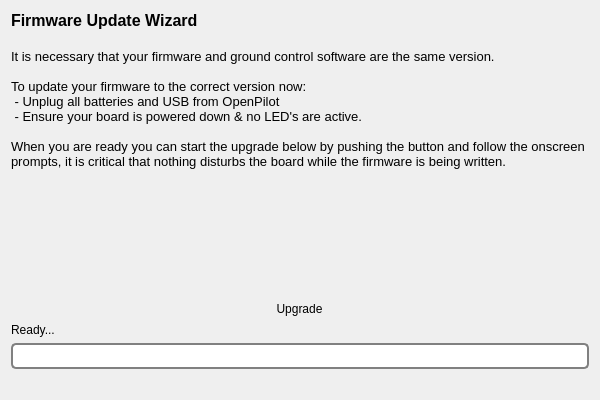
<?xml version="1.0" encoding="UTF-8"?>
<ui version="4.0">
 <class>AutoUpdatePage</class>
 <widget class="QWizardPage" name="AutoUpdatePage">
  <property name="geometry">
   <rect>
    <x>0</x>
    <y>0</y>
    <width>600</width>
    <height>400</height>
   </rect>
  </property>
  <property name="windowTitle">
   <string>WizardPage</string>
  </property>
  <layout class="QVBoxLayout" name="verticalLayout">
   <item>
    <widget class="QLabel" name="label">
     <property name="text">
      <string>&lt;!DOCTYPE HTML PUBLIC &quot;-//W3C//DTD HTML 4.0//EN&quot; &quot;http://www.w3.org/TR/REC-html40/strict.dtd&quot;&gt;
&lt;html&gt;&lt;head&gt;&lt;meta name=&quot;qrichtext&quot; content=&quot;1&quot; /&gt;&lt;style type=&quot;text/css&quot;&gt;
p, li { white-space: pre-wrap; }
&lt;/style&gt;&lt;/head&gt;&lt;body style=&quot; font-family:'Lucida Grande'; font-size:13pt; font-weight:400; font-style:normal;&quot;&gt;
&lt;p style=&quot; margin-top:0px; margin-bottom:0px; margin-left:0px; margin-right:0px; -qt-block-indent:0; text-indent:0px;&quot;&gt;&lt;span style=&quot; font-family:'MS Shell Dlg 2'; font-size:12pt; font-weight:600;&quot;&gt;Firmware Update Wizard&lt;/span&gt;&lt;/p&gt;
&lt;p style=&quot;-qt-paragraph-type:empty; margin-top:0px; margin-bottom:0px; margin-left:0px; margin-right:0px; -qt-block-indent:0; text-indent:0px; font-family:'MS Shell Dlg 2'; font-size:12pt; font-weight:600;&quot;&gt;&lt;br /&gt;&lt;/p&gt;
&lt;p style=&quot; margin-top:0px; margin-bottom:0px; margin-left:0px; margin-right:0px; -qt-block-indent:0; text-indent:0px;&quot;&gt;&lt;span style=&quot; font-family:'MS Shell Dlg 2'; font-size:10pt;&quot;&gt;It is necessary that your firmware and ground control software are the same version.&lt;/span&gt;&lt;/p&gt;
&lt;p style=&quot;-qt-paragraph-type:empty; margin-top:0px; margin-bottom:0px; margin-left:0px; margin-right:0px; -qt-block-indent:0; text-indent:0px; font-family:'MS Shell Dlg 2'; font-size:10pt;&quot;&gt;&lt;br /&gt;&lt;/p&gt;
&lt;p style=&quot; margin-top:0px; margin-bottom:0px; margin-left:0px; margin-right:0px; -qt-block-indent:0; text-indent:0px;&quot;&gt;&lt;span style=&quot; font-family:'MS Shell Dlg 2'; font-size:10pt;&quot;&gt;To update your firmware to the correct version now:&lt;/span&gt;&lt;/p&gt;
&lt;p style=&quot; margin-top:0px; margin-bottom:0px; margin-left:0px; margin-right:0px; -qt-block-indent:0; text-indent:0px;&quot;&gt;&lt;span style=&quot; font-family:'MS Shell Dlg 2'; font-size:10pt;&quot;&gt; - Unplug all batteries and USB from OpenPilot&lt;/span&gt;&lt;/p&gt;
&lt;p style=&quot; margin-top:0px; margin-bottom:0px; margin-left:0px; margin-right:0px; -qt-block-indent:0; text-indent:0px;&quot;&gt;&lt;span style=&quot; font-family:'MS Shell Dlg 2'; font-size:10pt;&quot;&gt; - Ensure your board is powered down &amp;amp; no LED's are active.&lt;/span&gt;&lt;/p&gt;
&lt;p style=&quot;-qt-paragraph-type:empty; margin-top:0px; margin-bottom:0px; margin-left:0px; margin-right:0px; -qt-block-indent:0; text-indent:0px; font-family:'MS Shell Dlg 2'; font-size:10pt;&quot;&gt;&lt;br /&gt;&lt;/p&gt;
&lt;p style=&quot; margin-top:0px; margin-bottom:0px; margin-left:0px; margin-right:0px; -qt-block-indent:0; text-indent:0px;&quot;&gt;&lt;span style=&quot; font-family:'MS Shell Dlg 2'; font-size:10pt;&quot;&gt;When you are ready you can start the upgrade below by pushing the button and follow the onscreen prompts, it is critical that nothing disturbs the board while the firmware is being written.&lt;/span&gt;&lt;/p&gt;&lt;/body&gt;&lt;/html&gt;</string>
     </property>
     <property name="alignment">
      <set>Qt::AlignLeading|Qt::AlignLeft|Qt::AlignTop</set>
     </property>
     <property name="wordWrap">
      <bool>true</bool>
     </property>
    </widget>
   </item>
   <item>
    <spacer name="verticalSpacer">
     <property name="orientation">
      <enum>Qt::Vertical</enum>
     </property>
     <property name="sizeHint" stdset="0">
      <size>
       <width>20</width>
       <height>40</height>
      </size>
     </property>
    </spacer>
   </item>
   <item>
    <layout class="QHBoxLayout" name="horizontalLayout">
     <item>
      <widget class="QToolButton" name="startUpdate">
       <property name="toolTip">
        <string>Upgrade now</string>
       </property>
       <property name="styleSheet">
        <string notr="true">QToolButton { border: none }</string>
       </property>
       <property name="text">
        <string>Upgrade</string>
       </property>
       <property name="icon">
        <iconset resource="../wizardResources.qrc">
         <normaloff>:/setupwizard/resources/bttn-upgrade-up.png</normaloff>
         <normalon>:/setupwizard/resources/bttn-upgrade-down.png</normalon>:/setupwizard/resources/bttn-upgrade-up.png</iconset>
       </property>
       <property name="iconSize">
        <size>
         <width>200</width>
         <height>70</height>
        </size>
       </property>
      </widget>
     </item>
    </layout>
   </item>
   <item>
    <layout class="QVBoxLayout" name="verticalLayout_2">
     <item>
      <widget class="QLabel" name="statusLabel">
       <property name="text">
        <string>Ready...</string>
       </property>
      </widget>
     </item>
     <item>
      <widget class="QProgressBar" name="levellinProgressBar">
       <property name="styleSheet">
        <string notr="true">QProgressBar {
     border: 2px solid grey;
     border-radius: 5px;
     text-align: center;
 }
QProgressBar::chunk {
     background-color: #3D6699;
     width: 10px;
     margin: 0.5px;
 }</string>
       </property>
       <property name="value">
        <number>0</number>
       </property>
       <property name="format">
        <string/>
       </property>
      </widget>
     </item>
    </layout>
   </item>
   <item>
    <widget class="QLabel" name="progressLabel">
     <property name="text">
      <string/>
     </property>
    </widget>
   </item>
  </layout>
 </widget>
 <resources>
  <include location="../wizardResources.qrc"/>
 </resources>
 <connections/>
</ui>
